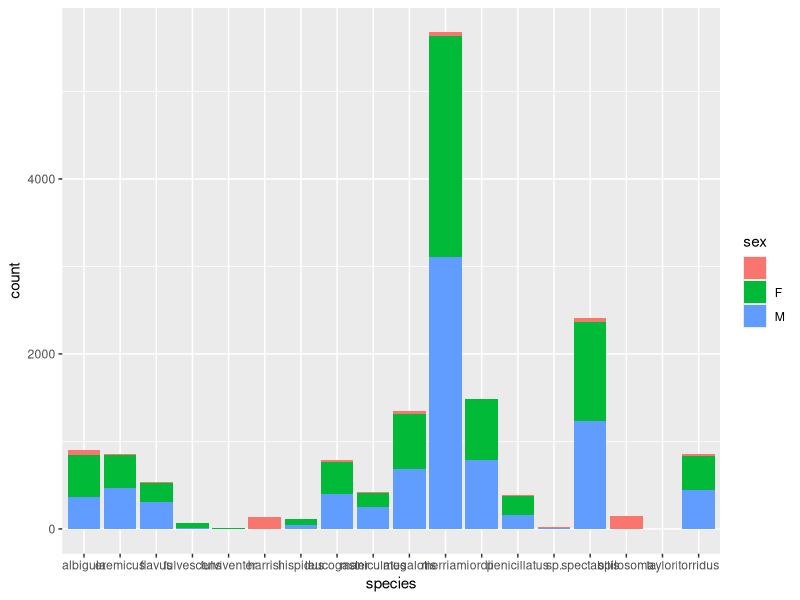

Write R code to recreate this figure. (Note: this script raises an error after producing the figure.)
## ---- chunk 1
library(ggplot2)
library(dplyr)
rodents <- read.csv("data/surveys_complete_77_89.csv")
rodents <- rodents %>% filter(taxa == "Rodent")
## ---- chunk 2
ggplot(rodents, aes(x = species, fill = sex))+
  geom_bar()
## ---- chunk 3
rodents_subset <- rodents %>%
  filter(species == c("ordii", "spectabilis"),
         sex == c("F", "M"))
## ---- chunk 4
## Adding common names
common_names <- data.frame(species = unique(rodents_subset$species), common_name = c("Ord's", "Banner-tailed"))
common_names
## ---- chunk 5
common_names <- data.frame(species = sort(unique(rodents_subset$species)), common_name = c("Ord's", "Banner-Tailed"))
common_names
rodents_subset <- left_join(rodents_subset, common_names)
## ---- chunk 6
rodents_subset <- rodents_subset %>%
  mutate(date = lubridate(paste(year, month, day, sep = "-")))
## ---- chunk 7
test <- rodents_subset %>%
  mutate(date = lubridate::as_date(paste(day, month, year)))
## ---- chunk 8
rodents_subset <- rodents_subset %>%
  mutate(date = lubridate::ymd(paste(year, month, day, sep = "-")))
## ---- chunk 9
weight_model <- lm(weight ~ common_name + sex, data = rodents_subset)
summary(weight_model) 
## ---- chunk 10
rodents_subset %>%
  ggplot(aes(y = weight, x = common_name, fill = sex)) +
  geom_boxplot()
## ---- chunk 11
table(rodents_subset$sex, rodents_subset$species)
## ---- chunk 12
table(rodents$sex, rodents$species)
## ---- chunk 13
# Mickey's reprex script

# Load necessary packages to run the code
library(ggplot2)

rodents_subset %>%
  ggplot(aes(y = weight, x = common_name, fill = sex)) +
  geom_boxplot() # wait, why does this look weird?

# Investigate
table(rodents_subset$sex, rodents_subset$species)
table(rodents$sex, rodents$species)
## ---- chunk 14
# Just kangaroo rats because this is what we are studying
krats <- rodents %>%
  filter(genus == "Dipodomys")
dim(krats) # okay, so that's a lot smaller, great.
glimpse(krats)
## ---- chunk 15
head(control_spectab)
length(unique(control_spectab$year)) # 13 years
length(unique(control_spectab$species_id)) # three species
length(unique(control_spectab$plot_type)) # two plot types
## ---- chunk 16
years <- 1:4
species <- c("Species A", "Species B", "Species C")
plots <- c("Control", "Treatment")

total_records_per_year <- c(10, 12, 3, 30) # I chose these arbitrarily 
total_rows <- sum(total_records_per_year) # how many total rows will we have?

# Create the fake data using `rep()` and `sample()`.
minimal_data <- data.frame(year = rep(years, times = total_records_per_year),
                      plot_type = rep(plots, length.out = total_rows),
                      species_id = sample(species, size = total_rows, replace = TRUE))
## ---- chunk 17
# Provide a minimal dataset
years <- 1:4
species <- c("Species A", "Species B", "Species C")
plots <- c("Control", "Treatment")

total_records_per_year <- c(10, 12, 3, 30) # I chose these arbitrarily 
total_rows <- sum(total_records_per_year) # how many total rows will we have?

# Create the fake data using `rep()` and `sample()`.
minimal_data <- data.frame(year = rep(years, times = total_records_per_year),
                      plot_type = rep(plots, length.out = total_rows),
                      species_id = sample(species, size = total_rows, replace = TRUE))
## ---- chunk 18
# Calculate proportion of Species A caught
head(minimal_data)
prop_speciesA <- minimal_data %>%
  group_by(year, plot_type, species_id) %>%
  summarize(total_count = n(), .groups = "drop") %>%
  mutate(prop = total_count/sum(total_count)) %>%
  dplyr::filter(species_id == "Species A") # keep only Species A
## ---- chunk 19
head(prop_speciesA)
## ---- chunk 20
# This script will contain my minimal reproducible example.
# Created by Mishka on 2024-12-17

# Load packages needed for the analysis
library(dplyr)

# Provide a minimal dataset
years <- 1:4
species <- c("Species A", "Species B", "Species C")
plots <- c("Control", "Treatment")

total_records_per_year <- c(10, 12, 3, 30) # I chose these arbitrarily 
total_rows <- sum(total_records_per_year) # how many total rows will we have?

# Create the fake data using `rep()` and `sample()`.
minimal_data <- data.frame(year = rep(years, times = total_records_per_year),
                      plot_type = rep(plots, length.out = total_rows),
                      species_id = sample(species, size = total_rows, replace = TRUE)) # Because I assigned the species randomly, we should expect Species A to occur *roughly* 33% of the time.

# Calculate proportion of Species A caught
head(minimal_data)
prop_speciesA <- minimal_data %>%
  group_by(year, plot_type, species_id) %>%
  summarize(total_count = n(), .groups = "drop") %>%
  mutate(prop = total_count/sum(total_count)) %>%
  dplyr::filter(species_id == "Species A") # keep only Species A

head(prop_speciesA) # Species A only occurs 1-3% of the time in each plot type in each year. Why is this off by an order of magnitude? (This is the same problem I was seeing in my real data--the occurrence proportions were way, way too small.)
